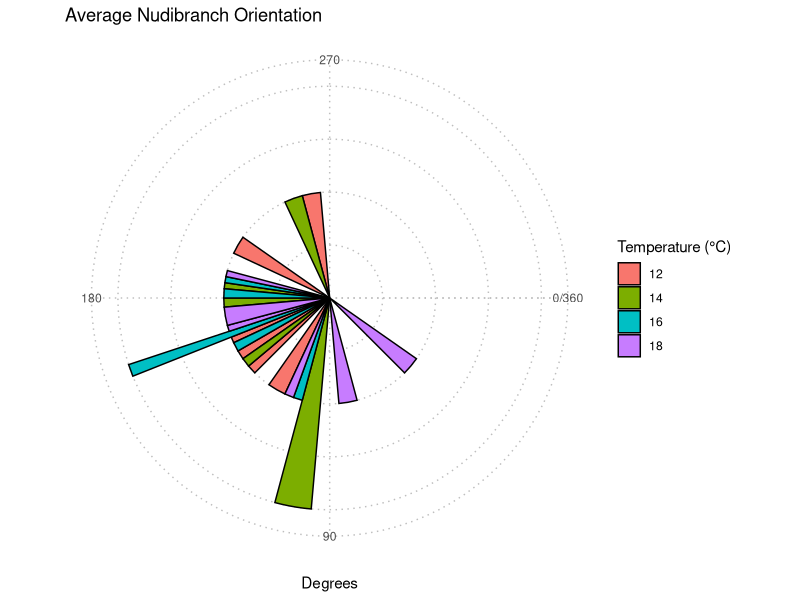

The R source for this figure:
## ---- chunk 1
knitr::opts_chunk$set(echo = TRUE)
setwd("C:/Users/brian/Documents/Bamfield Fall 2024/DS-ADA/DS/nudi-git")
## ---- chunk 2
#load in necessary packages and data

library(circular)
library(ggplot2)
library(dplyr)
predraw <- read.csv("raw_data/rawpred.csv", sep = ",", header = TRUE)

## ---- chunk 3
#Attempted to plot the movement angles of the nudis as circular data showing stacked bars

#not useable in the context of the paper



# Calculate the average angle for each nudibranch (nudi_num) grouped by temperature
nudibranch_summary <- predraw %>%
  group_by(nudi_num, temp) %>%
  summarise(mean_fixdeg = mean(fixdeg, na.rm = TRUE), .groups = "drop")

# Convert angles into circular bins for stacking
bin_size <- 10  # Use a small bin size for tight stacking
nudibranch_summary <- nudibranch_summary %>%
  mutate(
    binned_fixdeg = round(mean_fixdeg / bin_size) * bin_size  # Bin the angles
  )

# Create the circular plot
ggplot(nudibranch_summary, aes(x = binned_fixdeg, fill = as.factor(temp))) +
  geom_bar(
  width = 10,  # Bar width
  color = "black",  # Outline color for bars
  position = "dodge"  # Place bars side-by-side for each temperature group
) +
  coord_polar(start = pi/2) +  # Start at 90° (bottom), counter-clockwise rotation
  scale_x_continuous(
    breaks = seq(0, 360, 90),   # Define degree breaks (0, 90, 180, 270)
    limits = c(0, 360)          # Circular limits
  ) +
  labs(
    title = "Average Nudibranch Orientation",
    x = "Degrees",
    y = NULL,
    fill = "Temperature (°C)"
  ) +
  theme_minimal() +
  theme(
    axis.text.y = element_blank(),             # Remove radial axis text
    axis.ticks.y = element_blank(),            # Remove radial axis ticks
    panel.grid.minor = element_blank(),        # Remove minor grid lines
    panel.grid.major = element_line(color = "gray", linetype = "dotted")
  )


## ---- chunk 4
